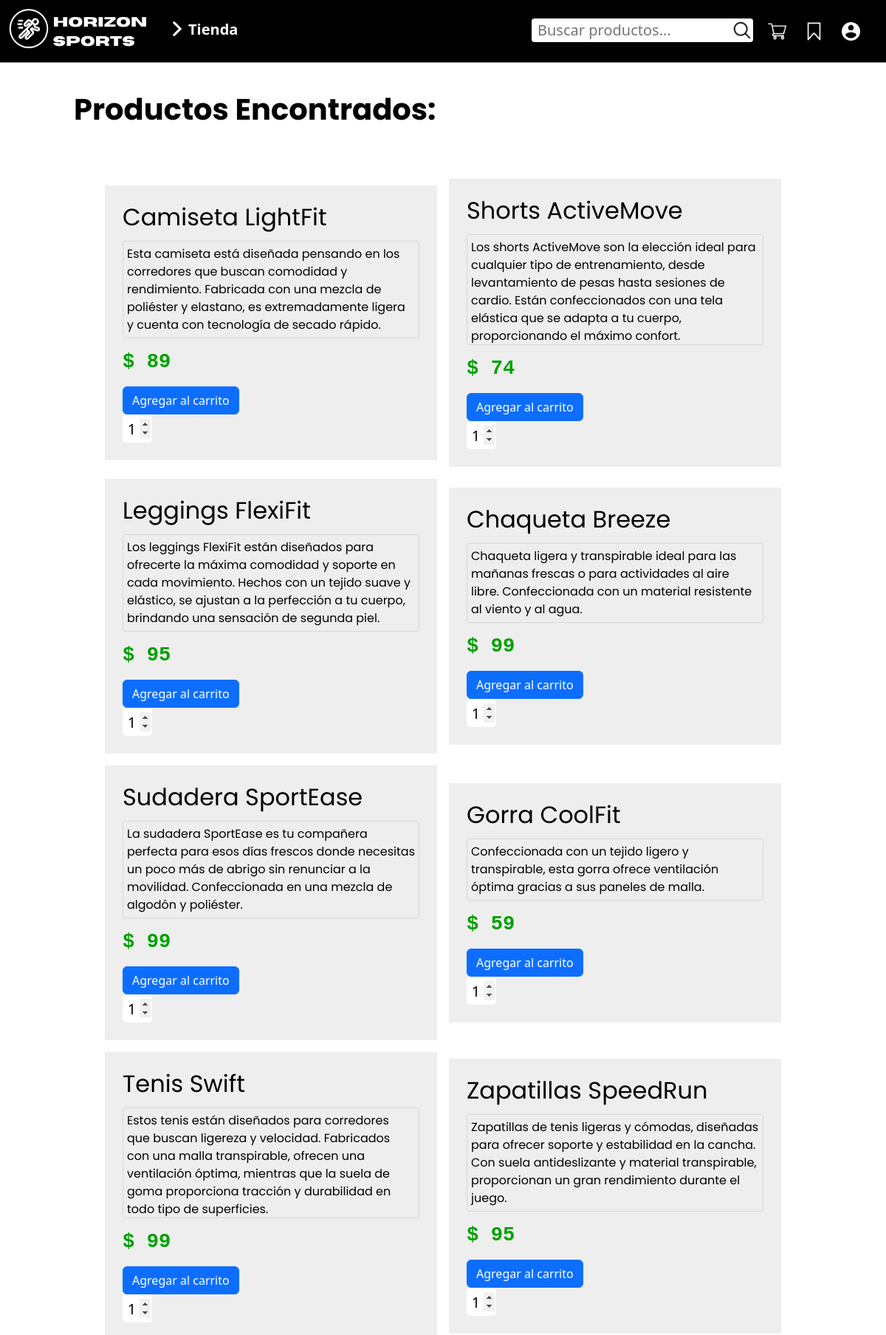
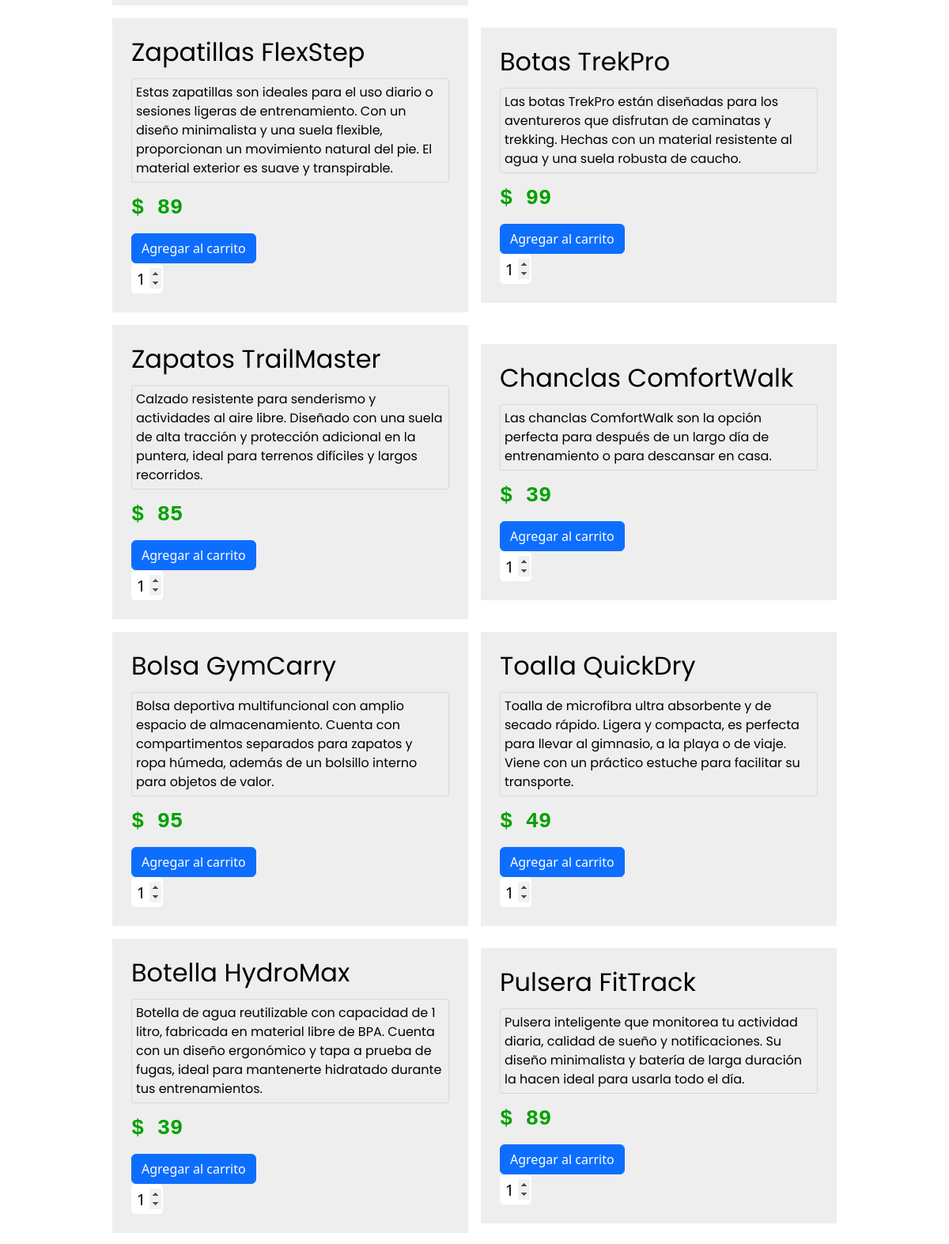
The app's page /pagina/busqueda.php (upper part) with its own data (2 pictures, top to bottom).
### tables this page shows
CREATE TABLE IF NOT EXISTS `productos` (
  `id_productos` int(11) NOT NULL AUTO_INCREMENT,
  `nombre_producto` varchar(100) NOT NULL,
  `precio` int(50) NOT NULL,
  `descripcion` text NOT NULL,
  `categoria` varchar(50) NOT NULL,
  PRIMARY KEY (`id_productos`)
);

### pagina/busqueda.php (the view, shortened to what this page needs)
<!DOCTYPE html>
<html lang="es">
<head>
  <link
    href="https://cdn.jsdelivr.net/npm/bootstrap@5.3.3/dist/css/bootstrap.min.css"
    rel="stylesheet"
 />
  <link href="https://fonts.cdnfonts.com/css/codec-pro" rel="stylesheet">
  <link rel="stylesheet" href="index_css/menu.css">
  <link rel="stylesheet" href="index_css/header.css" />
  <link rel="stylesheet" href="index_css/style.css">
  <link rel="stylesheet" href="tienda/Lista_prod.css">
</head>
<body id="body" class="h-100 d-flex flex-column">
  <?php
  include("../header.php");
  ?>
  <div class="espacio">
  </div>
  <?php
  include("conexion.php");
  $sql = "SELECT * FROM productos WHERE nombre_producto LIKE '%$buscar%' OR descripcion LIKE '%$buscar%'";
  $resultado = $conn->query($sql);
  if ($resultado->num_rows > 0) {
  ?>
    <div class="content d-flex flex-column">
      <h1 class="h1-resultados poppins-bold offset-1 mt-4">Productos Encontrados:</h1>
      <div class="container d-flex justify-content-center align-items-center flex-wrap gap-3">
        <?php
        while ($row = $resultado->fetch_assoc()) {
        ?>
                  <div class="tarjeta-busqueda p-4">
                    <h3 class="titproducto poppins-regular">
                    <?php echo htmlspecialchars($row["nombre_producto"]); ?>
                    </h3>
                    <p class="poppins-regular">
                    <?php echo htmlspecialchars($row["descripcion"]); ?>
                    </p>
                    <h3 class="precio">$
                    <?php echo htmlspecialchars($row["precio"]); ?>
                    </h3>
                    <?php
                    if ($_SESSION['permisos'] != 'admin'){ ?>
                      <div class="d-flex align-items-center gap-1 mt-3">
                           <form method="get" action="anadircarrito.php" class="col-8 col-sm-6">
                            <?php echo '<input type="hidden" name="nombre" value="' . htmlspecialchars($row["nombre_producto"]) . '">'; ?>                        <input type="submit" class="btn btn-primary" value="Agregar al carrito">
                            <input type="number" name="cantidad" class="enviar" min="1" value="1">
                        </form>
                      </div>
                   <?php } ?>
                </div>
                 <?php } ?>
              </div>
      </div>
  <?php
  }
  ?>
</body>
</html>

### pagina/index_css/header.css (style rules this page uses)
h1 { font-family: "Horizon", sans-serif; font-weight: bold; }

### pagina/index_css/style.css (style rules this page uses)
html, body { height: 100%; margin: 0; }
body { display: flex; flex-direction: column; }
.content { flex: 1; }
body { overflow-x: hidden; }
.h1-resultados { height: 110px; color: rgb(0, 0, 0); }
.tarjeta-busqueda { background: #eeeeee; min-height: 250px; min-width: 400px; max-width: 450px; }
.tarjeta-busqueda p { max-height: 150px; border: 1px solid rgb(216, 216, 216); border-radius: 3px; padding: 5px; }

### pagina/tienda/Lista_prod.css (style rules this page uses)
.precio { font-weight: bold; margin-top: 15px; }
.precio { margin-bottom: 13px; }
@media (min-width: 576px) { .precio { font-size: 1.5em; } }
@media (min-width: 756px) { .precio { font-size: 1.7em; } }
.poppins-regular { font-family: "Poppins", sans-serif; font-weight: 400; font-style: normal; color: black; }
.poppins-bold { font-family: "Poppins", sans-serif; font-weight: 700; font-style: normal; color: black; }
.titproducto { margin-bottom: 13px; }
@media (min-width: 576px) { .titproducto { font-size: 1.4em; } }
@media (min-width: 756px) { .titproducto { font-size: 2em; } }
.precio { color: rgb(0, 161, 0); font-family:'Courier New', Courier, monospace; }
.enviar { text-align: center; font-size: 20px; height: 38px; width: 40px; border-radius: 5px; border: none; }
.espacio { padding-top: 100px; }

### records on screen
productos: nombre_producto "Camiseta LightFit", descripcion "Esta camiseta está diseñada pensando en los corredores que buscan comodidad y rendimiento. Fabricada con una mezcla de poliéster y elastano, es extremadamente ligera y cuenta con tecnología de secado rápido.", precio "89"
productos: nombre_producto "Shorts ActiveMove", descripcion "Los shorts ActiveMove son la elección ideal para cualquier tipo de entrenamiento, desde levantamiento de pesas hasta sesiones de cardio. Están confeccionados con una tela elástica que se adapta a tu cuerpo, proporcionando el máximo confort.", precio "74"
productos: nombre_producto "Leggings FlexiFit", descripcion "Los leggings FlexiFit están diseñados para ofrecerte la máxima comodidad y soporte en cada movimiento. Hechos con un tejido suave y elástico, se ajustan a la perfección a tu cuerpo, brindando una sensación de segunda piel.", precio "95"
productos: nombre_producto "Chaqueta Breeze", descripcion "Chaqueta ligera y transpirable ideal para las mañanas frescas o para actividades al aire libre. Confeccionada con un material resistente al viento y al agua.", precio "99"
productos: nombre_producto "Sudadera SportEase", descripcion "La sudadera SportEase es tu compañera perfecta para esos días frescos donde necesitas un poco más de abrigo sin renunciar a la movilidad. Confeccionada en una mezcla de algodón y poliéster.", precio "99"
productos: nombre_producto "Gorra CoolFit", descripcion "Confeccionada con un tejido ligero y transpirable, esta gorra ofrece ventilación óptima gracias a sus paneles de malla.", precio "59"
productos: nombre_producto "Tenis Swift", descripcion "Estos tenis están diseñados para corredores que buscan ligereza y velocidad. Fabricados con una malla transpirable, ofrecen una ventilación óptima, mientras que la suela de goma proporciona tracción y durabilidad en todo tipo de superficies.", precio "99"
productos: nombre_producto "Zapatillas SpeedRun", descripcion "Zapatillas de tenis ligeras y cómodas, diseñadas para ofrecer soporte y estabilidad en la cancha. Con suela antideslizante y material transpirable, proporcionan un gran rendimiento durante el juego.", precio "95"
productos: nombre_producto "Zapatillas FlexStep", descripcion "Estas zapatillas son ideales para el uso diario o sesiones ligeras de entrenamiento. Con un diseño minimalista y una suela flexible, proporcionan un movimiento natural del pie. El material exterior es suave y transpirable.", precio "89"
productos: nombre_producto "Botas TrekPro", descripcion "Las botas TrekPro están diseñadas para los aventureros que disfrutan de caminatas y trekking. Hechas con un material resistente al agua y una suela robusta de caucho.", precio "99"
productos: nombre_producto "Zapatos TrailMaster", descripcion "Calzado resistente para senderismo y actividades al aire libre. Diseñado con una suela de alta tracción y protección adicional en la puntera, ideal para terrenos difíciles y largos recorridos.", precio "85"
productos: nombre_producto "Chanclas ComfortWalk", descripcion "Las chanclas ComfortWalk son la opción perfecta para después de un largo día de entrenamiento o para descansar en casa.", precio "39"
productos: nombre_producto "Bolsa GymCarry", descripcion "Bolsa deportiva multifuncional con amplio espacio de almacenamiento. Cuenta con compartimentos separados para zapatos y ropa húmeda, además de un bolsillo interno para objetos de valor.", precio "95"
productos: nombre_producto "Toalla QuickDry", descripcion "Toalla de microfibra ultra absorbente y de secado rápido. Ligera y compacta, es perfecta para llevar al gimnasio, a la playa o de viaje. Viene con un práctico estuche para facilitar su transporte.", precio "49"
productos: nombre_producto "Botella HydroMax", descripcion "Botella de agua reutilizable con capacidad de 1 litro, fabricada en material libre de BPA. Cuenta con un diseño ergonómico y tapa a prueba de fugas, ideal para mantenerte hidratado durante tus entrenamientos.", precio "39"
productos: nombre_producto "Pulsera FitTrack", descripcion "Pulsera inteligente que monitorea tu actividad diaria, calidad de sueño y notificaciones. Su diseño minimalista y batería de larga duración la hacen ideal para usarla todo el día.", precio "89"
